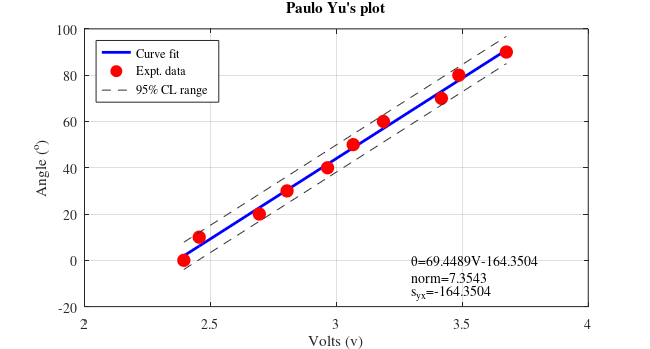
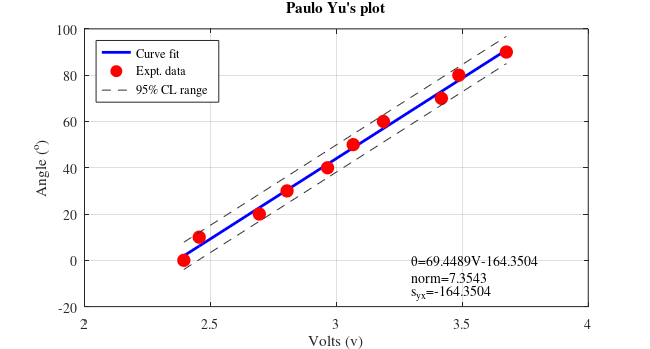

Source code (MATLAB) for these figures, in order:
clear all
close all
clc

x = [2.3944 2.4554 2.6941 2.8042 2.9650 3.0667 3.1868 3.4169 3.4862 3.6748];
y = [0 10 20 30 40 50 60 70 80 90];

[p,s] = polyfit(x,y,1) % Curve fitting data with 1st order fit
xfit = x;% Generating x-data for curve fitting
yfit = polyval(p,xfit);
nu = s.df; %Getting degree of freedom for the curve fit
norm = s.normr; % Getting the norm of the curve fitting
syx = norm/sqrt(nu);

% Generating figure with specific size
figure(1)
set(gcf,'unit','inches','position',[0.50 0.50 6.50 3.50],...
    'defaultaxesfontsize',10,'defaultaxesfontname','times');
% Plotting data
plot(xfit,yfit,'b-','linewidth',2); hold on
plot(x,y,'ro','markersize',9,'markerfacecolor','r')
xlabel('Volts (v)')
ylabel('Angle (^{o})')
% ylim([0 4])
% xlim([0 6.5])
grid on
% Now adding 95% confidence level in the plot
t_nuP = 2.262; %Value read from t-student's table
y_cl_low = yfit - t_nuP*syx; % Using regression analysis
y_cl_up  = yfit + t_nuP*syx;

plot(xfit,y_cl_low,'--','color',[0.2 0.2 0.2],'HandleVisibility','off');
plot(xfit,y_cl_up,'--','color',[0.2 0.2 0.2]);

legend('Curve fit','Expt. data','95% CL range','location','Northwest')
title('Paulo Yu''s plot')
text(3.3,0,'\theta=69.4489V-164.3504','Fontname','times')
text(3.3,-7,'norm=7.3543','Fontname','times')
text(3.3,-14,'s_{yx}=-164.3504','Fontname','times') 
% % Saving the files in png and pdf format
figName = ['Paulo_Yu_Exp02_Part1'];
set(gcf,'PaperPositionMode','auto')
print(figName,'-dpng','-r600')
set(gcf,'PaperUnits','inches','Units','inches');
figpos = get(gcf,'Position');
set(gcf,'PaperSize',figpos(3:4),'Units','inches');
print(figName,'-dpdf','-r600')
% 
